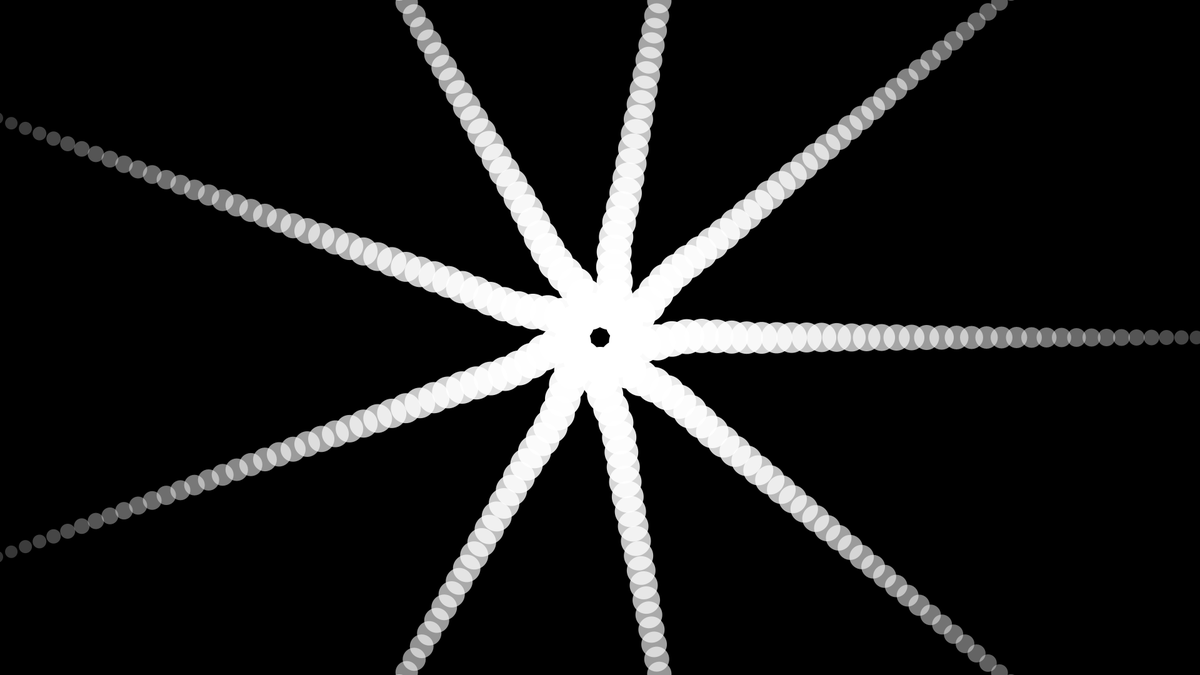
Frame 1 (no input)
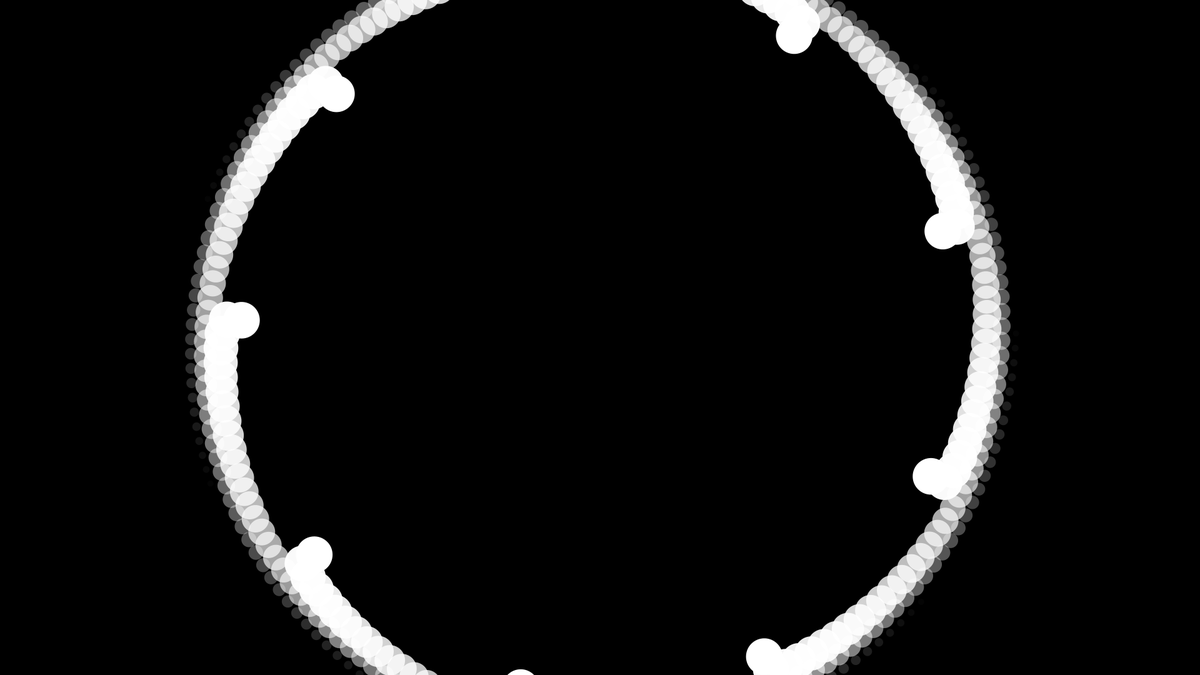
Frame 60 (the mouse pressed at the canvas centre just before this capture)
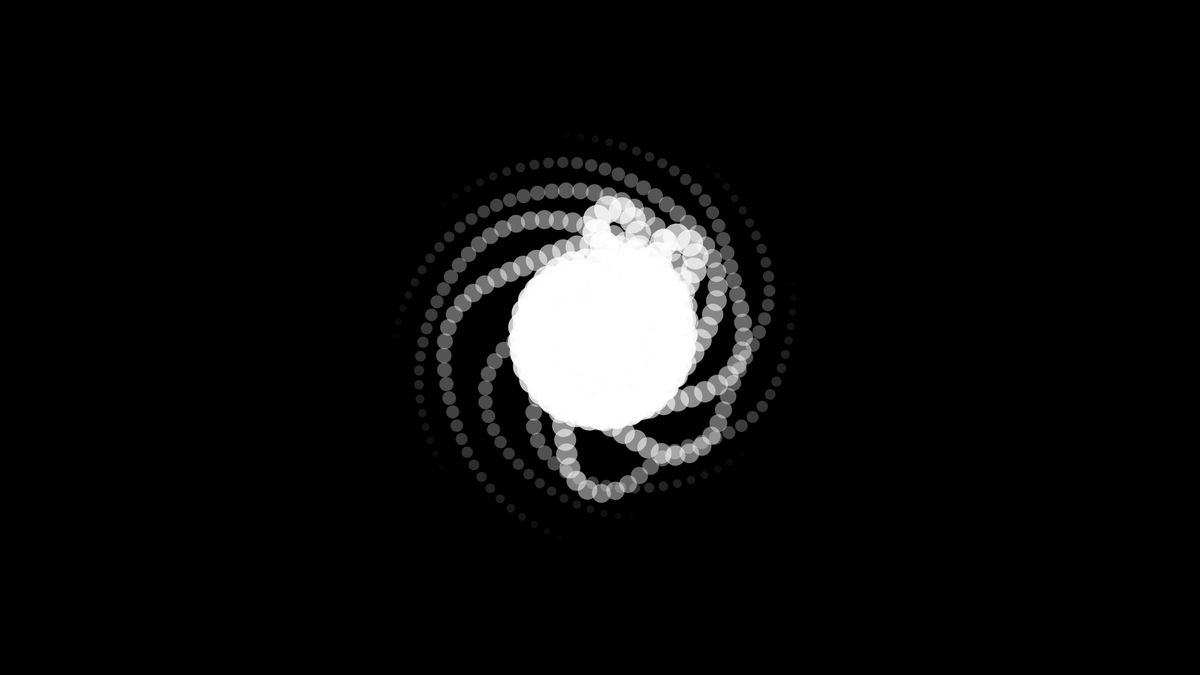
Frame 120 (the mouse held since frame 60 and released just before this capture)

The Processing sketch that drew these frames (run headless with seeded random() and noise(); from frame 60 on, the mouse is pressed at the canvas centre):

// Processing sketch: livingBreathing
// ── livingBreathing.pde
/*
LIVING, BREATHING - Generative Film
November 2013

Based on "Medusa" by Denis Hovart, licensed under Creative Commons Attribution-Share Alike 3.0 and GNU GPL license.
Work: http://openprocessing.org/visuals/?visualID= 25856  
License: 
http://creativecommons.org/licenses/by-sa/3.0/
http://creativecommons.org/licenses/GPL/2.0/
*/

float szr = 800 ; // bounds of movement.
boolean life = false ;
float scal = 3 ;
float circ = 1;
float spinplus=1 ;


// From Robert Penner's easing equations
static class Penner {
  // time, beginning position, change in position, and duration
  static float easeInOutExpo(float t, float b, float c, float d) {
    if (t==0) return b;
    if (t==d) return b+c;
    if ((t/=d/2) < 1) return c/2 * pow(2, 10 * (t - 1)) + b;
    return c/2 * (-pow(2, -10 * --t) + 2) + b;
  }
};

class TentaclePart {
  PVector position;
  float width;
  float height;
  color clr;
};

class Tentacle {

  PVector position;
  float orientation;
  float angularVelocity;
  int nbParts;
  float compactness;
  ArrayList<TentaclePart> parts;

  Tentacle(PVector pos, int nb, float w, float h, float o, float c) {
    position = pos;
    nbParts = nb;
    float headWidth = w;
    float headHeight = h;
    compactness = c;
    orientation = o;
    angularVelocity = 0;
    parts = new ArrayList<TentaclePart>();

    for (int i = 0; i < nbParts; i++) {
      TentaclePart part = new TentaclePart();
      part.width = (nbParts-i) * headWidth / (float)nbParts;
      part.height = (nbParts-i) * headHeight / (float)nbParts;
      part.position = position.get();
      part.position.x += compactness * i * cos( orientation );
      part.position.y += compactness * i * sin( orientation );
      part.clr = color(0, 0, 255,255-i*5); /////////////////////////////  COLOUR!!!
      parts.add( part );
    }
  }

  void update() {
    PVector pos0 = parts.get(0).position;
    PVector pos1 = parts.get(1).position;
    pos0.set(position.get());
    pos1.x = pos0.x + ( compactness * cos( orientation ) );
    pos1.y = pos0.y + ( compactness * sin( orientation ) );
    for (int i = 2; i < nbParts; i++) {
      PVector currentPos = parts.get(i).position.get();
      PVector dist = PVector.sub( currentPos, parts.get(i-2).position.get() );
      float distmag = dist.mag();
      PVector pos = parts.get(i - 1).position.get();
      PVector move = PVector.mult(dist, compactness);
      move.div(distmag);
      pos.add(move);
      parts.get(i).position.set(pos);
    }
    fill(255) ;
  }

  void draw() {
    for (int i = nbParts - 1; i >= 0; i--) {
      TentaclePart part = parts.get(i);
      noStroke();
      fill(part.clr);
      ellipse(part.position.x, part.position.y, part.width, part.height);
      
    }
  }
  
};

class Creature {

  PVector position;
  float radX, radY;
  float orientation;

  color headClr;

  ArrayList<Tentacle> tentacles;
  int nbTentacles;
  int tentaclesLength;

  int moveTime;
  int moveDuration;
  PVector dest;
  PVector lastPos;
  float moveDistance;
  boolean reachedDest;
  float spin ;

  Creature(PVector pos, float rx, float ry, int nb, int l, float ts, float td) {

    position = pos;
    radX = rx;
    radY = ry;
    orientation = 0;
;

    nbTentacles = nb;
    tentaclesLength = l;
    tentacles = new ArrayList<Tentacle>();
    dest = new PVector(random(-1,1), random(-1,1));
    dest.mult(moveDistance);
    lastPos = position.get();
    moveDuration = 130;
    moveDistance = 00;
    reachedDest = true;
    moveTime = 0;

    
    for (int i = 0; i < nbTentacles; i++) {
      float tx = position.x + (cos(i * TWO_PI / nbTentacles) * radX/2);
      float ty = position.y + (sin(i * TWO_PI / nbTentacles) * radY/2);
      float tr = atan2(ty - position.y, tx - position.x);
      Tentacle tentacle = new Tentacle(new PVector(tx, ty), tentaclesLength, ts, ts, tr, td);
      tentacles.add(tentacle);
    }
  }

  void update() {
    spin = float(frameCount)/((7+float(frameCount)/200)-spinplus) ; //spin
    if(life==true){moveDistance = 460;}else{moveDistance = 0;}
    for (int i = 0; i < nbTentacles; i++) {
      Tentacle t = tentacles.get(i);
      t.position.x = position.x + (cos((spin+ i * TWO_PI / nbTentacles) + orientation) * radX/2);
      t.position.y = position.y + (sin((spin+ i * TWO_PI / nbTentacles) + orientation) * radY/2);
      t.orientation = atan2((t.position.y - position.y), (t.position.x - position.x));
      t.update();
    }

    if(reachedDest) {
      lastPos = position.get();
      dest = new PVector(random(-1,1), random(-1,1));
      dest.normalize();
      dest.mult(moveDistance);

      PVector nextPos = PVector.add(position, dest);
      float distFromCent = dist(nextPos.x,nextPos.y, 0,0) ;
      if(distFromCent > (height-100))
        dest.x = 0;

      if(distFromCent > (height-100))
        dest.y = -0;

      reachedDest = false;
      moveTime = 0;
    }
    else {
      position.x = Penner.easeInOutExpo(moveTime, lastPos.x, dest.x, moveDuration);
      position.y = Penner.easeInOutExpo(moveTime, lastPos.y, dest.y, moveDuration);
      moveTime++;
      if(moveTime >= moveDuration)
        reachedDest = true;
    }
    orientation += random(-3, 3) * radians(.1);
  }

  void draw() {
    fill(200);
    for(int i = 0; i < nbTentacles; i++)
      tentacles.get(i).draw();

    szr = 60;
    float rad, spd ;
    if(frameCount <=100){
      szr = 1000 - float(frameCount)*10 ;

    }else{
      szr = 10 + circ ;
    }
    if(life){ circ *=1.00002 ; spinplus *=1.0004 ;}
    spd = 200 + float(frameCount)/4 ;
    rad =(sin(1+float(frameCount)/spd)+0.0)*szr ;
    //if(frameCount <=100) ellipse(0,0,90,90) ;
    //if(frameCount >=100) ellipse(0,0,rad,rad) ;
   radY= rad ;
   radX= rad ;
  }
};

Creature c;
Creature d;
Creature e;
Creature f;
Creature g;
void setup() {
  colorMode(HSB);
  smooth();
  size(1920, 1080);
  //size(800,800) ;
  frameRate(25) ;
  c = new Creature( new PVector(0, 0), 30, 30, 9/*# of legs*/, 60/*leg pivots*/, 20/*leg thickness*/, 8/*spread size*/ );
  d = new Creature( new PVector(-height,0),30,30, 5, 40, 16, 8);
  e = new Creature( new PVector(height,0),30,30, 11, 50, 12, 4);
  f = new Creature( new PVector(-height,0),30,30, 9, 30, 8, 7);
  g = new Creature( new PVector(height,0),30,30, 7, 33, 19, 7);
}

void draw() {
  fill(0);
  rect(0,0,width,height);
  
  
  pushMatrix() ;
  
  translate(width/2,height/2) ;
  scal *= 0.9996 ;
  scale(scal) ;

  c.update();
  c.draw();

  if(life) {d.update(); d.draw() ;
  e.update(); e.draw() ;
  f.update(); f.draw() ;
  g.update(); g.draw() ;}
  println(frameCount) ;
  if(frameCount==15000) noLoop() ;

  popMatrix() ;
}
void mousePressed() {
  if (life == false) life = true ;
  println(life) ;
}
